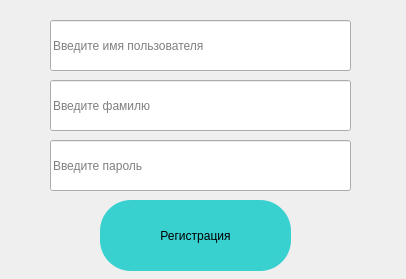
<?xml version="1.0" encoding="UTF-8"?>
<ui version="4.0">
 <class>MainWindow</class>
 <widget class="QMainWindow" name="MainWindow">
  <property name="geometry">
   <rect>
    <x>0</x>
    <y>0</y>
    <width>406</width>
    <height>279</height>
   </rect>
  </property>
  <property name="windowTitle">
   <string>MainWindow</string>
  </property>
  <widget class="QWidget" name="centralwidget">
   <widget class="QPushButton" name="pushButton">
    <property name="geometry">
     <rect>
      <x>100</x>
      <y>200</y>
      <width>191</width>
      <height>71</height>
     </rect>
    </property>
    <property name="styleSheet">
     <string notr="true">QPushButton:hover {
	background-color: #ffdbcc;
}

QPushButton:pressed {
	background-color: #fcb9aa;
}
QPushButton {
	background-color: rgb(57, 208, 208);
	border-radius: 31px;
}</string>
    </property>
    <property name="text">
     <string>Регистрация</string>
    </property>
   </widget>
   <widget class="QLineEdit" name="lineEdit">
    <property name="geometry">
     <rect>
      <x>50</x>
      <y>20</y>
      <width>301</width>
      <height>51</height>
     </rect>
    </property>
    <property name="placeholderText">
     <string>Введите имя пользователя</string>
    </property>
   </widget>
   <widget class="QLineEdit" name="lineEdit_2">
    <property name="geometry">
     <rect>
      <x>50</x>
      <y>80</y>
      <width>301</width>
      <height>51</height>
     </rect>
    </property>
    <property name="placeholderText">
     <string>Введите фамилю</string>
    </property>
   </widget>
   <widget class="QLineEdit" name="lineEdit_3">
    <property name="geometry">
     <rect>
      <x>50</x>
      <y>140</y>
      <width>301</width>
      <height>51</height>
     </rect>
    </property>
    <property name="placeholderText">
     <string>Введите пароль</string>
    </property>
   </widget>
  </widget>
 </widget>
 <resources/>
 <connections/>
</ui>
